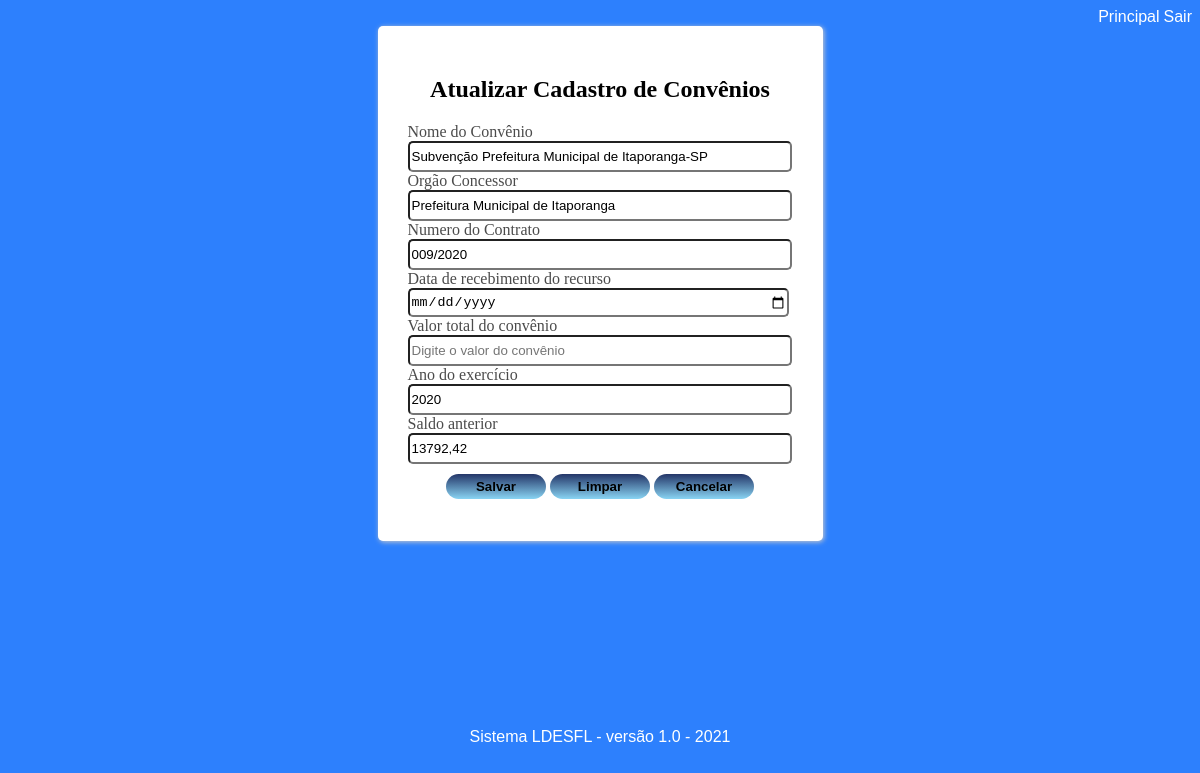
/atualizar4/1 (signed in), run on the app's committed database.
### models.py (models this page shows)
class Convenio(db.Model):  # tabela convenio
    id = db.Column(db.Integer, primary_key=True, autoincrement=True)
    nome_convenio = db.Column(db.String)
    orgao_concessor = db.Column(db.String)
    num_contrato = db.Column(db.String)
    data_rec_recurso = db.Column(db.String)
    vr_total_convenio = db.Column(db.String)
    ano_exercicio = db.Column(db.String)
    saldo_anterior = db.Column(db.String)

### main.py (the view, shortened to what this page needs)
@main.route("/atualizar4/<int:id>", methods=['GET', 'POST'])
@login_required
def atualizar4(id):
    convenio = Convenio.query.filter_by(id=id).first()
    return render_template('atualizar4.html', convenio=convenio)

### __init__.py (called while the page is built)
def create_app():
    app = Flask(__name__)
    app.config['SECRET_KEY'] = '9OLWxND4o83j4K4iuopO'
    app.config['SQLALCHEMY_DATABASE_URI'] = 'sqlite:///diario.db'
    db.init_app(app)
    login_manager = LoginManager()
    login_manager.login_view = 'auth.login'
    login_manager.init_app(app)
    from .models import User
    @login_manager.user_loader
    def load_user(user_id):
        return User.query.get(int(user_id))
    from .auth import auth as auth_blueprint
    app.register_blueprint(auth_blueprint)
    from .main import main as main_blueprint
    app.register_blueprint(main_blueprint)
    return app

### templates/atualizar4.html (shortened to what this page needs)
{% extends "base2.html" %}
{% block content %}
<!DOCTYPE html>
<html lang="pt-br">
<head>
    <link rel="stylesheet" href="../static/css/style.css">
    <link rel="stylesheet" href="https://use.fontawesome.com/releases/v5.8.2/css/all.css"
>
</head>
<body>
  <form class="form" method="POST" action="" style="width: 445px;">
      <div class="tlaregistro" style="height: 455px;">
          <div style="text-align: center;">
            <h2 style="color: black;">Atualizar Cadastro de Convênios</h2>
          </div>
          <div class="tlaregistro-grupo" style="text-align: left;">
            <label>Nome do Convênio</label>
            <input type="text" name="nome_convenio" value="{{convenio.nome_convenio}}"
                   maxlength="60" placeholder="Digite o nome do Convênio"
                   style="width: 376px;" required="">
           </div>
          <div class="tlaregistro-grupo" style="text-align: left;">
            <label>Orgão Concessor</label>
            <input type="text" name="orgao_concessor" value="{{convenio.orgao_concessor}}"
                   maxlength="60" placeholder="Digite o nome do orgão concessor"
                   style="width: 376px;" required="">
            <label>Numero do Contrato</label>
            <input type="text" name="num_contrato" value="{{convenio.num_contrato}}"
                   maxlength="15" placeholder="Digite o número do contrato"
                   style="width: 376px;" required="">
          </div>
          <div class="tlaregistro-grupo" style="text-align: left;">
            <label>Data de recebimento do recurso</label>
            <input type="date" name="data_rec_recurso" value="{{convenio.data_rec_recurso}}"
                   style="width: 376px;" placeholder="Digite a data" >
          </div>
          <div class="tlaregistro-grupo" style="text-align: left;">
            <label>Valor total do convênio</label>
            <input type="text" name="vr_total_convenio" value="{{convenio.vr_total_convenio}}"
                   style="width: 376px;" placeholder="Digite o valor do convênio" >
          </div>
          <div class="tlaregistro-grupo" style="text-align: left;">
            <label>Ano do exercício</label>
            <input type="text" name="ano_exercicio" value="{{convenio.ano_exercicio}}"
                   minlength="4" maxlength="4" style="width: 376px;"
                   placeholder="Digite o ano do exercício do convênio" required="">
          </div>
          <div class="tlaregistro-grupo" style="text-align: left;">
            <label>Saldo anterior</label>
            <input type="text" name="saldo_anterior" value="{{convenio.saldo_anterior}}" style="width: 376px;"
                   placeholder="Digite o saldo anterior do convênio" required="">
          </div>
          <div class="card-group btn" style="padding: 10px;">
              {% if current_user.is_authenticated %}
              <button type="submit" style=" width: 100px"><b>Salvar</b></button>
              <button type="reset" style=" width: 100px"><b>Limpar</b></button>
              <button type="button" value='Voltar' onclick='history.go(-1)'
                      style="width: 100px; color: black;"><b>Cancelar</b></button>
              {% endif %}
          </div>
      </div>
    </form>
</body>
</html>
{% endblock %}

### static/css/style.css (style rules this page uses)
body { background-color: #267cfdf6; color: rgb(0, 0, 0); height: 100%; }
.form { width: 400px; margin: auto; }
.card-group { margin-bottom: 10px; }
.card-group > button { background-image: linear-gradient(#243668, #89D4F3); width: 100%; border-radius: 15px; padding: 5px; color: black; border: 0px; outline: 0px; }
.tlaregistro { box-shadow: 1px 1px 5px #ccc; background-color: white; padding: 30px; border-radius: 5px; }
.tlaregistro-grupo > label { width: 100%; color: rgb(75, 75, 75); display: block; }
.tlaregistro-grupo > input { border-radius: 5px; outline: 0; width: 100%; height: 25px; padding: 5p; }

### data on the page
Convenio: nome_convenio "Subvenção Prefeitura Municipal de Itaporanga-SP", orgao_concessor "Prefeitura Municipal de Itaporanga", num_contrato "009/2020", ano_exercicio "2020", saldo_anterior "13792,42"
